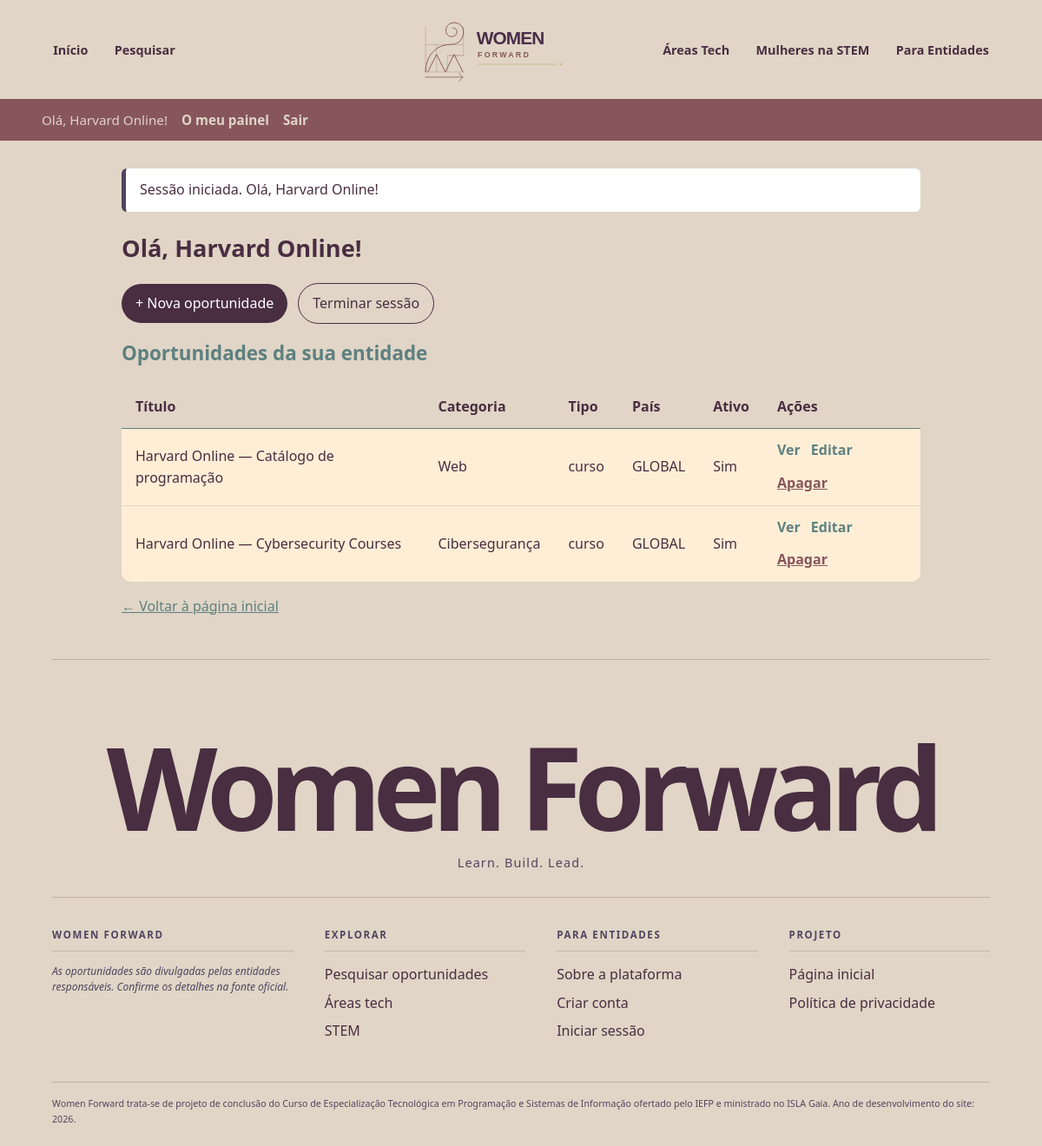
/dashboard.php (signed in), run on the app's committed database.
### tables this page shows
CREATE TABLE oportunidades (
  id_oportunidade INT AUTO_INCREMENT PRIMARY KEY,
  id_entidade INT NOT NULL,
  id_categoria INT NOT NULL,
  titulo VARCHAR(150) NOT NULL,
  descricao TEXT NOT NULL,
  tipo ENUM('curso', 'evento', 'comunidade', 'estágio') NOT NULL,
  formato ENUM('presencial', 'online', 'híbrido') NOT NULL,
  pais ENUM('PT', 'BR', 'GLOBAL') NOT NULL,
  cidade ENUM('Porto', 'Lisboa', 'São Paulo', 'Rio de Janeiro') NULL,
  url VARCHAR(255) NOT NULL UNIQUE,
  data_inicio DATE NULL,
  ativo BOOLEAN NOT NULL DEFAULT TRUE,
  criado_em DATETIME NOT NULL DEFAULT CURRENT_TIMESTAMP,
  atualizado_em DATETIME NOT NULL DEFAULT CURRENT_TIMESTAMP
    ON UPDATE CURRENT_TIMESTAMP,
  CONSTRAINT fk_oportunidade_categoria
    FOREIGN KEY (id_categoria) REFERENCES categorias(id_categoria)
    ON UPDATE CASCADE ON DELETE RESTRICT,
  CONSTRAINT fk_oportunidade_entidade
    FOREIGN KEY (id_entidade) REFERENCES entidades(id_entidade)
    ON UPDATE CASCADE ON DELETE RESTRICT,
  CONSTRAINT chk_pais_cidade CHECK (
    cidade IS NULL
    OR (pais = 'PT' AND cidade IN ('Porto', 'Lisboa'))
    OR (pais = 'BR' AND cidade IN ('São Paulo', 'Rio de Janeiro'))
  )
);

CREATE TABLE categorias (
  id_categoria INT AUTO_INCREMENT PRIMARY KEY,
  nome VARCHAR(50) NOT NULL,
  CONSTRAINT chk_categorias_nome
    CHECK (nome IN ('Web', 'Dados & IA', 'Jogos', 'Cibersegurança', 'Carreira & Liderança')),
  CONSTRAINT uq_categorias_nome UNIQUE (nome)
);

### includes/auth.php (called while the page is built, shortened)
<?php
function entidade_nome(): ?string
{
    return $_SESSION['entidade_nome'] ?? null;
}

### public/dashboard.php (the view, shortened to what this page needs)
<?php
require_once __DIR__ . '/../includes/inicio.php';
$id = entidade_id();
$stmt = $pdo->prepare(
    'SELECT o.id_oportunidade, o.titulo, o.tipo, o.pais, o.ativo,
            o.criado_em, c.nome AS categoria
     FROM oportunidades o
     JOIN categorias c ON c.id_categoria = o.id_categoria
     WHERE o.id_entidade = ?
     ORDER BY o.criado_em DESC'
);
$stmt->execute([$id]);
$minhas = $stmt->fetchAll();
require __DIR__ . '/../includes/cabecalho.php';
?>
<h1>Olá, <?= htmlspecialchars(entidade_nome() ?? '') ?>!</h1>
<p class="acoes">
    <a class="btn" href="oportunidade_form.php">+ Nova oportunidade</a>
    <a class="btn secundario" href="logout.php">Terminar sessão</a>
</p>
<h2 id="resultados">Oportunidades da sua entidade</h2>
<?php if (!$minhas): ?>
    <p>Ainda não publicou oportunidades. Crie a primeira com o botão acima.</p>
<?php else: ?>
    <table class="tabela">
        <thead>
            <tr>
                <th>Título</th>
                <th>Categoria</th>
                <th>Tipo</th>
                <th>País</th>
                <th>Ativo</th>
                <th>Ações</th>
            </tr>
        </thead>
        <tbody>
            <?php foreach ($minhas as $op): ?>
                <tr>
                    <td><?= htmlspecialchars($op['titulo']) ?></td>
                    <td><?= htmlspecialchars($op['categoria']) ?></td>
                    <td><?= htmlspecialchars($op['tipo']) ?></td>
                    <td><?= htmlspecialchars($op['pais']) ?></td>
                    <td><?= $op['ativo'] ? 'Sim' : 'Não' ?></td>
                    <td class="acoes-tabela">
                        <a href="oportunidade_ver.php?id=<?= (int) $op['id_oportunidade'] ?>&origem=dashboard">Ver</a>
                        <a href="oportunidade_form.php?id=<?= (int) $op['id_oportunidade'] ?>">Editar</a>
                        <a href="oportunidade_apagar.php?id=<?= (int) $op['id_oportunidade'] ?>" class="perigo">Apagar</a>
                    </td>
                </tr>
            <?php endforeach; ?>
        </tbody>
    </table>
<?php endif; ?>
<p><a href="index.php">← Voltar à página inicial</a></p>
<?php require __DIR__ . '/../includes/rodape.php'; ?>

### public/assets/css/style.css (style rules this page uses)
:root { --color1: #e0d5c6; --color2: #87555c; --color3: #492d41; --color4: #51445f; --color5: #5e8080; --largura-conteudo: 1120px; }
* { box-sizing: border-box; }
body { margin: 0; font-family: "Segoe UI", Arial, sans-serif; color: var(--color3); background: var(--color1); line-height: 1.6; }
a { color: var(--color5); }
h1 { margin-top: 0; font-size: 1.7rem; color: var(--color3); }
h2 { margin-top: 0; font-size: 1.4rem; color: var(--color5); }
.btn, button { display: inline-block; padding: 10px 16px; border: 0; border-radius: 30px; background: var(--color3); color: #fff; font: inherit; text-decoration: none; cursor: pointer; transition: background-color 160ms ease; }
.btn.secundario { background: transparent; color: var(--color3); border: 1px solid var(--color3); }
.acoes { display: flex; flex-wrap: wrap; gap: 12px; align-items: center; }
.tabela { width: 100%; border-collapse: collapse; background: #ffeed6; border-radius: 10px; overflow: hidden; }
.tabela th, .tabela td { padding: .75rem 1rem; text-align: left; border-bottom: 1px solid var(--color1); border-collapse: collapse; }
.tabela th { background: var(--color1); color: var(--color3); border-color: var(--color5); }
.tabela tr:last-child td { border-bottom: 0; }
.acoes-tabela { display: flex; gap: .75rem; flex-wrap: wrap; }
.acoes-tabela a { text-decoration: none; font-weight: 600; }
.acoes-tabela a.perigo { color: var(--color2); text-decoration: underline; }

### data on the page
oportunidades: titulo "Harvard Online — Catálogo de programação", id_categoria.nome "Web", tipo "curso", pais "GLOBAL", ativo "Sim"
oportunidades: titulo "Harvard Online — Cybersecurity Courses", id_categoria.nome "Cibersegurança", tipo "curso", pais "GLOBAL", ativo "Sim"

### other printed values
$nomeEntidade "Harvard Online"
$msg['texto'] "Sessão iniciada. Olá, Harvard Online!"
entidade_nome() "Harvard Online"
